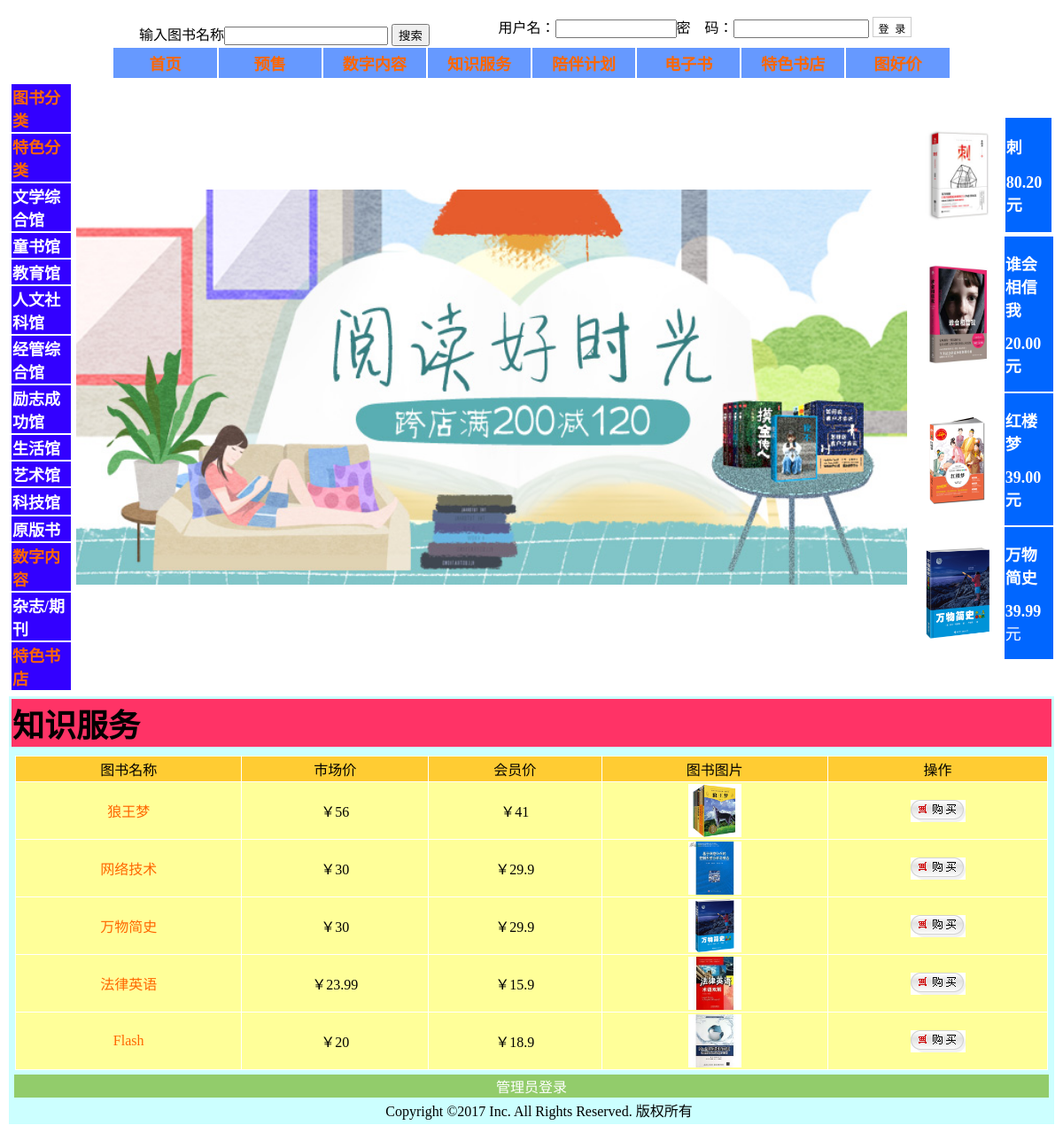
The app's page /knowledge.php with its own data.
### tables this page shows
CREATE TABLE `book` (
  `bookID` int(11) NOT NULL,
  `Bookname` varchar(60) NOT NULL,
  `author` varchar(35) NOT NULL,
  `publisher` varchar(25) NOT NULL,
  `price` varchar(20) NOT NULL,
  `count` int(11) NOT NULL,
  `publishdate` datetime NOT NULL,
  `preferprice` varchar(20) NOT NULL,
  `discountrate` varchar(4) NOT NULL,
  `yushou` varchar(2) NOT NULL,
  `upBookDate` datetime NOT NULL,
  `picture` varchar(255) NOT NULL,
  `numberserver` varchar(255) NOT NULL,
  `knowledge` varchar(255) NOT NULL,
  `dianzhishu` varchar(255) NOT NULL,
  `specialbookshop` varchar(255) NOT NULL,
  `tugoodprice` varchar(255) NOT NULL,
  `dalei` int(10) NOT NULL,
  `xiaolei` int(10) NOT NULL,
  `specialclass` varchar(255) NOT NULL
);

### knowledge.php (the view)
<?php
require("header.php");
?>
            <table width="100%" border="0">
              <tr>
                        <td colspan="5" bgcolor="#FF3366" class="yes12">知识服务</td>
  </tr>
  </table>
  <table width="99%" border="0" cellpadding="2" cellspacing="1" bgcolor="#FFFFFF" align="center" style="margin-top:8px">
					              <tr align="center" bgcolor="#FAFAF1" height="22">
					                  <td bgcolor="#FFCC33">图书名称</td>
				                    <td bgcolor="#FFCC33">市场价</td>
				                    <td bgcolor="#FFCC33">会员价</td>
				                    <td bgcolor="#FFCC33">图书图片</td>
					                  <td bgcolor="#FFCC33">操作</td>
					              </tr>
<?php
$sql="select * from book where knowledge=3 order by bookID DESC";
			$result=mysql_query($sql);
while($data=mysql_fetch_array($result)){
?>
	 <tr align='center' bgcolor="#FFFFFF" height="22">
		 <td bgcolor="#FFFF99"><a href="goodsDetail.php?goodsId=<?php echo $data[bookID]?>"><?php echo $data[Bookname]?></a></td>
	    <td bgcolor="#FFFF99">￥<?php echo $data[price]?><br/></td>
		 <td bgcolor="#FFFF99">￥<?php echo $data[preferprice]?></td>
		 <td bgcolor="#FFFF99"><a href="goodsDetail.php?goodsId=<?php echo $data[bookID]?>"> <img width="60" height="60" src="<?php echo $data[picture]?>" border=0/> </a></td>
		 <td bgcolor="#FFFF99"><a href="cart.php?id=<?php echo $data[bookID]?>&act=buy"><img alt="" src="./images/icon_buy.gif" border=0 /></a></td>
	 </tr>
<?php
}
	?>
	</table>
<?php
require("footer.php");
?>
</body>
</html>

### header.php (style rules this page uses)
.yes12 { font-family: "华文楷体"; font-size: 36px; font-weight: bold; text-align: left; }
a:link { text-decoration: none; color: #F60; }

### records on screen
book: Bookname "狼王梦", price "56", preferprice "41", shows a picture
book: Bookname "网络技术", price "30", preferprice "29.9", shows a picture
book: Bookname "万物简史", price "30", preferprice "29.9", shows a picture
book: Bookname "法律英语", price "23.99", preferprice "15.9", shows a picture
book: Bookname "Flash", price "20", preferprice "18.9", shows a picture
